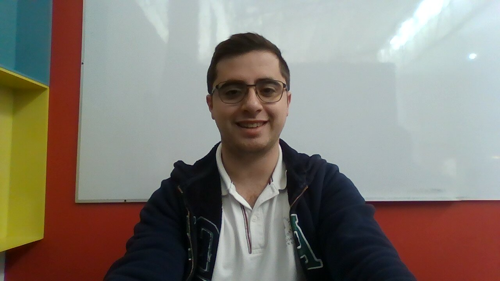
#> input picture codes_py/original.png, 500 x 281 px
$ python -i Em_png_gcode.py   (imports and definitions only)
#> lines starting #> are read from the running program, lines starting #| are printed output that depends on the picture; after the words box and inside, x2 and y2 are one past the last pixel; in counts of white or black regions, pixels touching at a corner belong together
import cv2
import numpy as np
from PIL import Image
import tkinter as tk
from tkinter import filedialog, messagebox


def cord_a_gcode(x, y, z=None, feedrate=100):
    if z is not None:
        return f"G1 X{x:.2f} Y{y:.2f} Z{z:.2f} F{feedrate}"
    else:
        return f"G1 X{x:.2f} Y{y:.2f} F{feedrate}"


def png_a_gcode(input_file, output_file):
    # Cargar la imagen (escala de grises)
#> called with input_file = '../original.png', output_file = 'out.png'
    img = Image.open(input_file).convert("L")
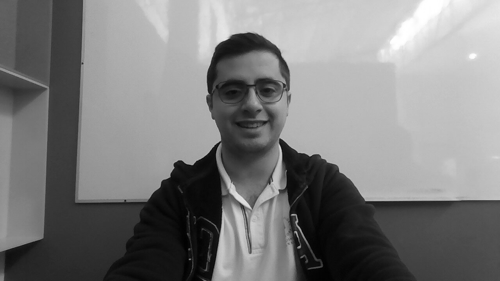
#> img: PIL image 500x281 L; min 1, max 255, mean 125.1
    img_array = np.array(img)

    # Mejorar calidad
    img_array = cv2.GaussianBlur(img_array, (3, 3), 0)

    # Binarización
    binary_img = cv2.adaptiveThreshold(
        img_array, 255, cv2.ADAPTIVE_THRESH_GAUSSIAN_C, cv2.THRESH_BINARY_INV, 9, 2
    )
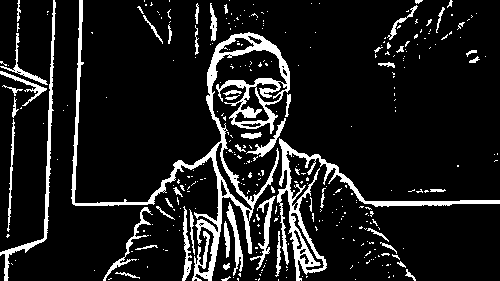
#> binary_img: shape (281, 500); 11.5% white; 333 white regions (281 under 20 px)

    # Encontrar contornos
    contours, _ = cv2.findContours(binary_img, cv2.RETR_EXTERNAL, cv2.CHAIN_APPROX_SIMPLE)
#> contours = 329 contours, 289 with area under 20; largest, box (x1, y1, x2, y2) and area: (71, 0, 290, 281) 6634, (277, 138, 500, 281) 2716, (0, 0, 56, 281) 786, (250, 196, 276, 270) 294, (226, 202, 243, 276) 286

    gcode = []
    gcode.append("G21 ; Configurar unidades en milímetros")
    gcode.append("G90 ; Modo absoluto")
    gcode.append("G0 Z20 ; Levantar herramienta inicial")

    for contour in contours:
        # Suavizar los contornos
        epsilon = 0.002 * cv2.arcLength(contour, True)  # Más detalle
        approx_curve = cv2.approxPolyDP(contour, epsilon, True)

        # Levantar herramienta
        gcode.append("G0 Z20 ; Levantar herramienta")

        # Mover al inicio
        start_x, start_y = approx_curve[0][0]
        gcode.append(f"G0 X{start_x:.2f} Y{binary_img.shape[0] - start_y:.2f} ; Mover al inicio")

        # Bajar herramienta
        gcode.append("G1 Z-1.0 F100 ; Bajar herramienta")

        # Generar G-code
        for point in approx_curve:
            x, y = point[0]
            gcode.append(cord_a_gcode(x, binary_img.shape[0] - y))

        # Levantar herramienta al final
        gcode.append("G0 Z20 ; Levantar herramienta")
#> this loop made 329 passes
#> (epsilon, start_x, start_y) on passes 1, 6, 7: (0, 355, 279), (0.0137, 111, 278), (0, 286, 277)
#> after the loop, gcode = 3992 items


    # Guardar el archivo G-code
    try:
        with open(output_file, "w") as f:
            f.write("\n".join(gcode))
    except Exception as e:
        raise Exception(f"No se pudo guardar el archivo")


def selec_png():

    input_file = filedialog.askopenfilename(
        title="Seleccionar archivo PNG",
        filetypes=[("Archivos PNG", "*.png")]
    )
    if not input_file:
        messagebox.showinfo("Error", "No se seleccionó ningún archivo.")
        return

    output_file = filedialog.asksaveasfilename(
        title="Guardar archivo G-code",
        defaultextension=".nc",
        filetypes=[("Archivos G-code", "*.nc")]
    )
    if not output_file:
        messagebox.showinfo("Error", "No se guardó el archivo.")
        return

    try:
        png_a_gcode(input_file, output_file)
        messagebox.showinfo("", f"G-code guardado")
    except Exception as e:
        messagebox.showerror("Error", f"Ocurrió un error")


def cerrar_programa():
    root.destroy()


# Crear interfaz
# [3 lines not run here, left out]

# [1 line that did not run here, left out]
# [1 line not run here, left out]

# [1 line that did not run here, left out]
# [1 line not run here, left out]

# Botón para seleccionar archivo PNG
# [5 lines that did not run here, left out]
# [1 line not run here, left out]

# Cerrar el programa
# [5 lines that did not run here, left out]
# [4 lines not run here, left out]

>>> result = png_a_gcode('../original.png', 'out.png')
